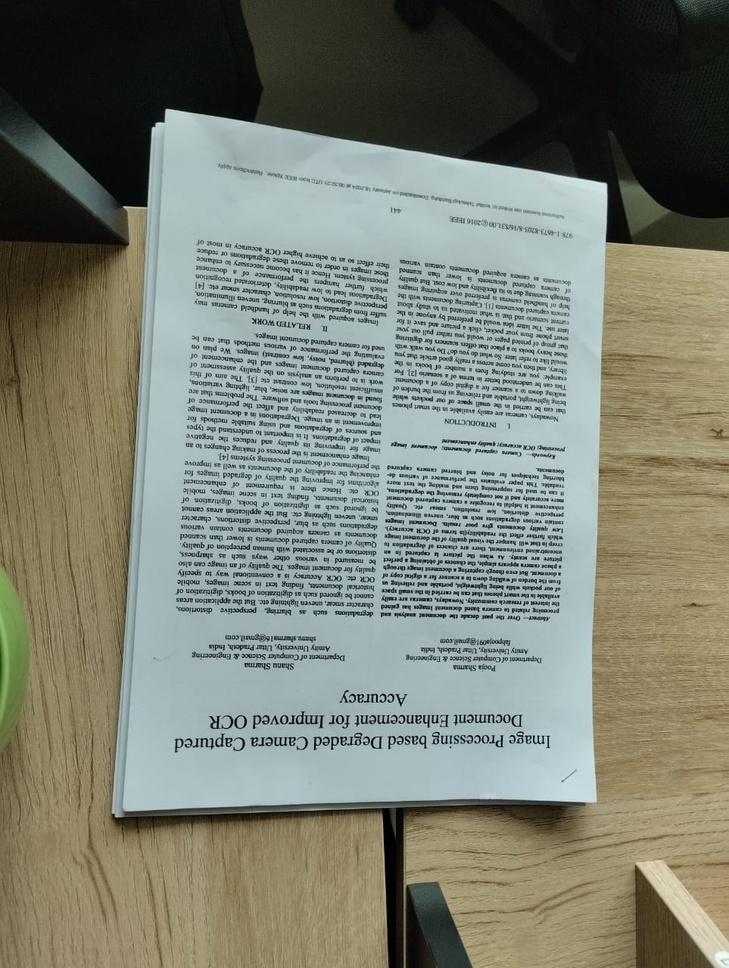
//> input picture 2.jpeg, 729 x 968 px, shrunk from 963 x 1280 before the run
$ ./main   (built with g++ and OpenCV 4)
//> lines starting //> are read from the running program, lines starting //| are printed output that depends on the picture; after the words box and inside, x2 and y2 are one past the last pixel; in counts of white or black regions, pixels touching at a corner belong together
#include <opencv2/opencv.hpp>
#include <opencv2/highgui.hpp>
#include <opencv2/imgproc.hpp>
#include <iostream>
#include <vector>

using namespace cv;
using namespace std;

double angle( Point pt1, Point pt2, Point pt0 ) {
    double dx1 = pt1.x - pt0.x;
    double dy1 = pt1.y - pt0.y;
    double dx2 = pt2.x - pt0.x;
    double dy2 = pt2.y - pt0.y;
    return (dx1*dx2 + dy1*dy2)/sqrt((dx1*dx1 + dy1*dy1)*(dx2*dx2 + dy2*dy2) + 1e-10);
}

void find_squares(Mat& image, vector< vector<Point> >& squares)
{
    // blur will enhance edge detection
    Mat blurred(image);
    medianBlur(image, blurred, 9);

    Mat gray0(blurred.size(), CV_8U), gray;
    vector<vector<Point> > contours;

    // find squares in every color plane of the image
    for (int c = 0; c < 3; c++)
    {
        int ch[] = {c, 0};
        mixChannels(&blurred, 1, &gray0, 1, ch, 1);

        // try several threshold levels
        const int threshold_level = 2;
        for (int l = 0; l < threshold_level; l++)
        {
            // Use Canny instead of zero threshold level!
            // Canny helps to catch squares with gradient shading
            if (l == 0)
            {
                Canny(gray0, gray, 10, 20, 3); //

                // Dilate helps to remove potential holes between edge segments
                dilate(gray, gray, Mat(), Point(-1,-1));
            }
            else
            {
                    gray = gray0 >= (l+1) * 255 / threshold_level;
            }

            // Find contours and store them in a list
            findContours(gray, contours, RETR_LIST, CHAIN_APPROX_SIMPLE);

            // Test contours
            vector<Point> approx;
            for (size_t i = 0; i < contours.size(); i++)
            {
                    // approximate contour with accuracy proportional
                    // to the contour perimeter
                    approxPolyDP(Mat(contours[i]), approx, arcLength(Mat(contours[i]), true)*0.02, true);

                    // Note: absolute value of an area is used because
                    // area may be positive or negative - in accordance with the
                    // contour orientation
                    if (approx.size() == 4 &&
                            fabs(contourArea(Mat(approx))) > 1000 &&
                            isContourConvex(Mat(approx)))
                    {
                            double maxCosine = 0;

                            for (int j = 2; j < 5; j++)
                            {
                                    double cosine = fabs(angle(approx[j%4], approx[j-2], approx[j-1]));
                                    maxCosine = MAX(maxCosine, cosine);
                            }

                            if (maxCosine < 0.3)
                                    squares.push_back(approx);
                    }
            }
        }
    }
}

Mat debugSquares( std::vector<std::vector<Point> > squares, Mat image )
{
    for ( int i = 0; i< squares.size(); i++ ) {
        // draw contour
        drawContours(image, squares, i, Scalar(255,0,0), 1, 8, std::vector<Vec4i>(), 0, Point());

        // draw bounding rect
        Rect rect = boundingRect(Mat(squares[i]));
        rectangle(image, rect.tl(), rect.br(), Scalar(0,255,0), 2, 8, 0);

        // draw rotated rect
        RotatedRect minRect = minAreaRect(Mat(squares[i]));
        Point2f rect_points[4];
        minRect.points( rect_points );
        for ( int j = 0; j < 4; j++ ) {
            line( image, rect_points[j], rect_points[(j+1)%4], Scalar(0,0,255), 1, 8 ); // blue
        }
    }

    return image;
}

int main(){
    Mat image = imread("2.jpeg");  // Replace with the actual path to your image
//> image is the input picture: 968 rows x 729 cols, CV_8UC3; mean B, G, R 114.4, 127, 122.7

    if (image.empty())
    {
        cerr << "Failed to load the image!" << endl;
        return -1;
    }

    vector<vector<Point>> squares;
    find_squares(image, squares);
//> in find_squares, `medianBlur(image, blurred, 9);`:
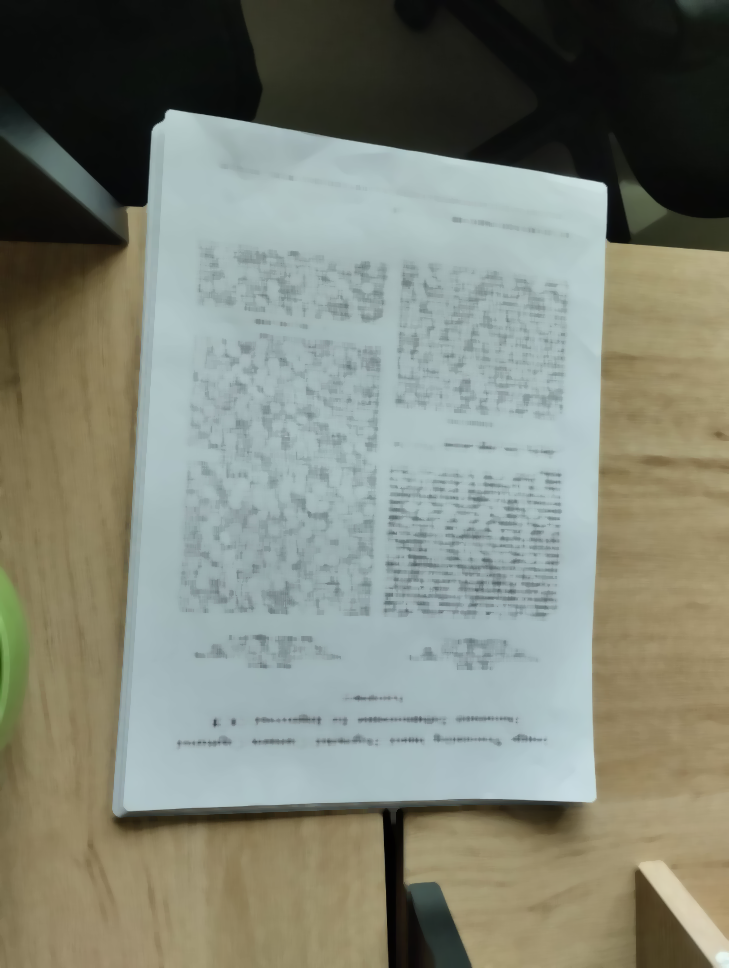
//> image: 968 rows x 729 cols, CV_8UC3; mean B, G, R 118.9, 131.5, 127.2
//> the loop in find_squares, `for (int c = 0; c < 3; c++)` made 3 passes
//> pass 1, in find_squares, `mixChannels(&blurred, 1, &gray0, 1, ch, 1);`:
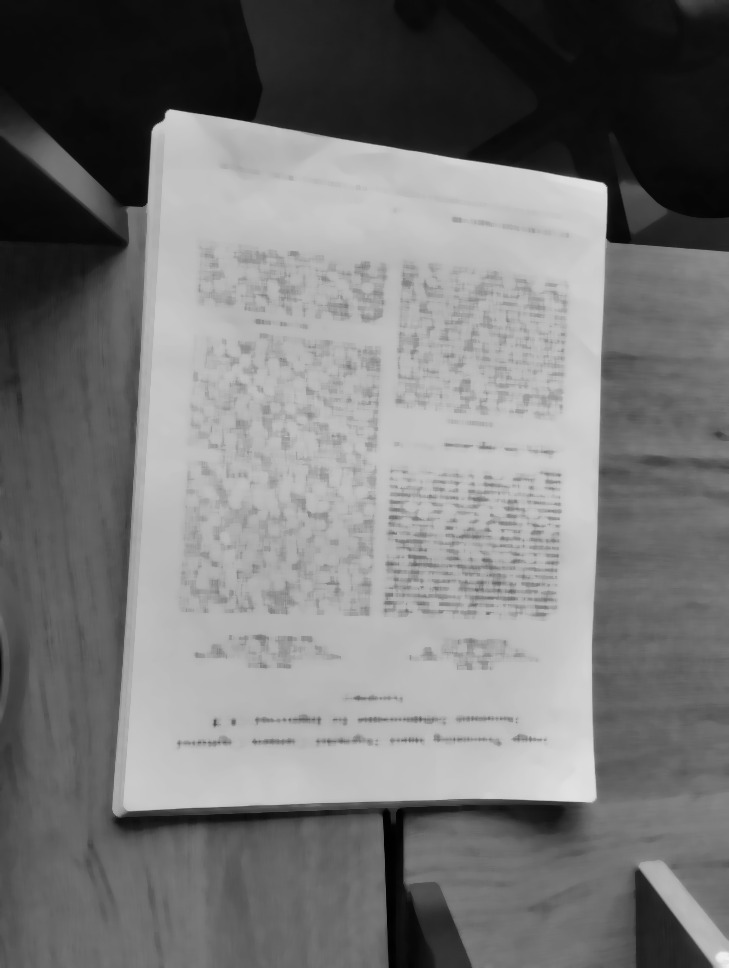
//> gray0: 968 rows x 729 cols, CV_8UC1; min 0, max 240, mean 118.9
//> pass 2, in find_squares, `mixChannels(&blurred, 1, &gray0, 1, ch, 1);`:
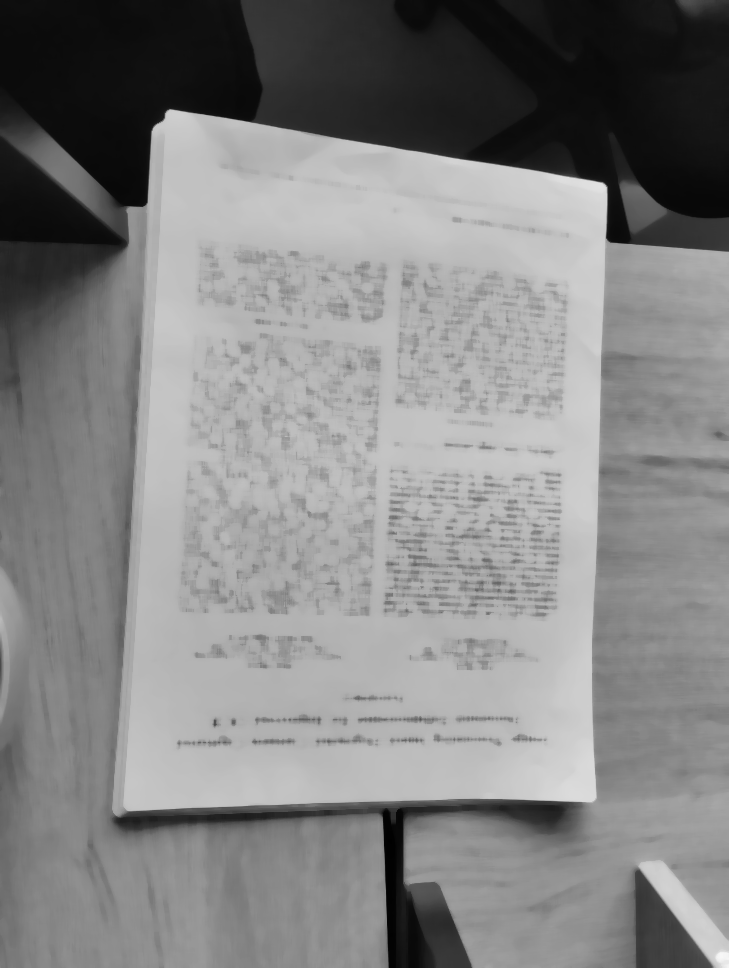
//> gray0: 968 rows x 729 cols, CV_8UC1; min 0, max 247, mean 131.5
//> pass 3, in find_squares, `mixChannels(&blurred, 1, &gray0, 1, ch, 1);`:
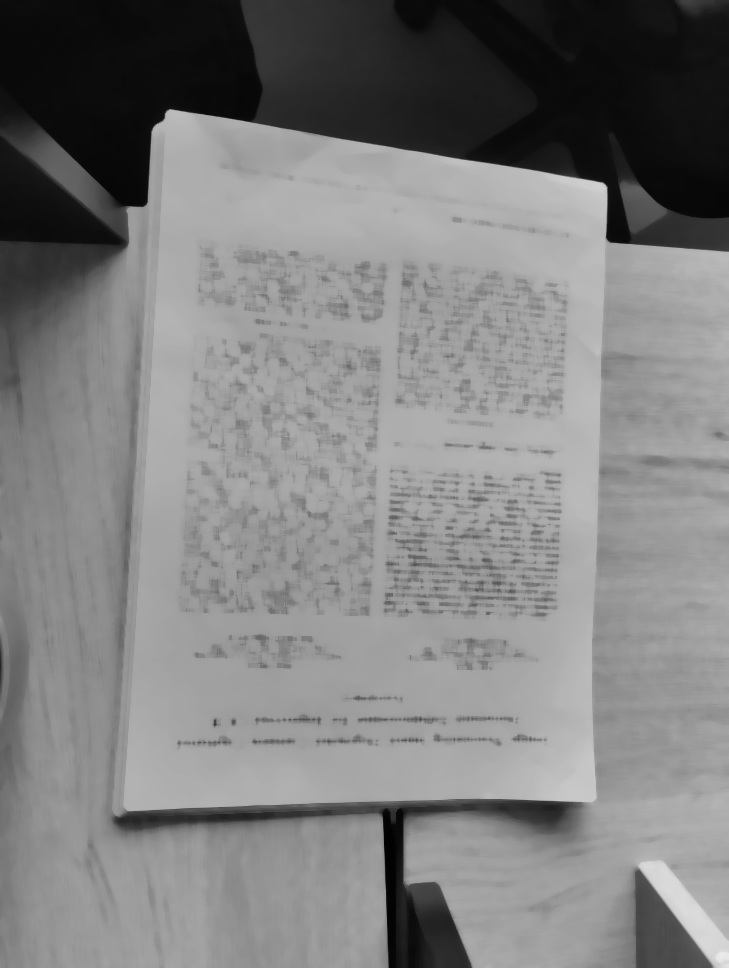
//> gray0: 968 rows x 729 cols, CV_8UC1; min 1, max 234, mean 127.2
//> after the loop in find_squares, `for (int c = 0; c < 3; c++)`: gray: 968 rows x 729 cols, CV_8UC1; every value is 0
//> after the loop in find_squares, `for (int c = 0; c < 3; c++)`: contours = 0 contours; squares = 9 contours; largest, box (x1, y1, x2, y2) and area: (0, 84, 729, 852) 449848, (0, 85, 729, 836) 447628, (100, 0, 729, 968) 375752, (124, 111, 607, 806) 296853, (124, 111, 607, 806) 296853

    image = debugSquares(squares, image);
//> the loop in debugSquares, `for ( int i = 0; i< squares.size(); i++ )` made 9 passes
//> (rect, minRect) on passes 1 to 8: (Rect(384, 465, 177, 154), centre (472, 543), size (153.1, 173.3), angle -89), (Rect(124, 111, 483, 695), centre (378.9, 472.8), size (695.4, 466.7), angle -86.4), (Rect(0, 84, 729, 768), centre (384.1, 445.5), size (717.3, 773.5), angle -3.9), (Rect(124, 111, 483, 695), centre (378.9, 472.8), size (695.4, 466.7), angle -86.4), (Rect(100, 0, 629, 968), centre (355.5, 483.5), size (840.1, 532.5), angle -71.2), (Rect(384, 465, 177, 154), centre (472, 543), size (153.1, 173.3), angle -89), (Rect(178, 335, 205, 282), centre (280, 477.4), size (277.9, 192), angle -87.5), (Rect(124, 111, 483, 695), centre (378.9, 472.8), size (695.4, 466.7), angle -86.4)
//> after the loop in debugSquares, `for ( int i = 0; i< squares.size(); i++ )`:
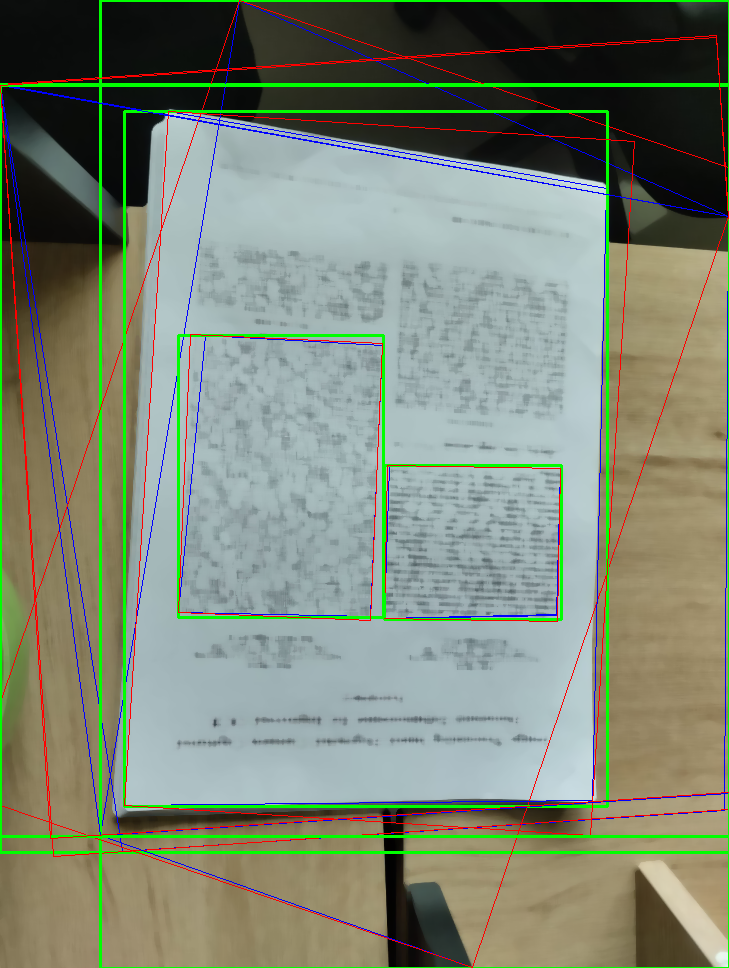
//> image: 968 rows x 729 cols, CV_8UC3; 6.12% of pixels changed, all inside (x1, y1, x2, y2) = (0, 0, 729, 968)

    imshow("Detected Squares", image);
    waitKey(0);

    return 0;
}

$ run again, with 1.jpg copied over 2.jpeg
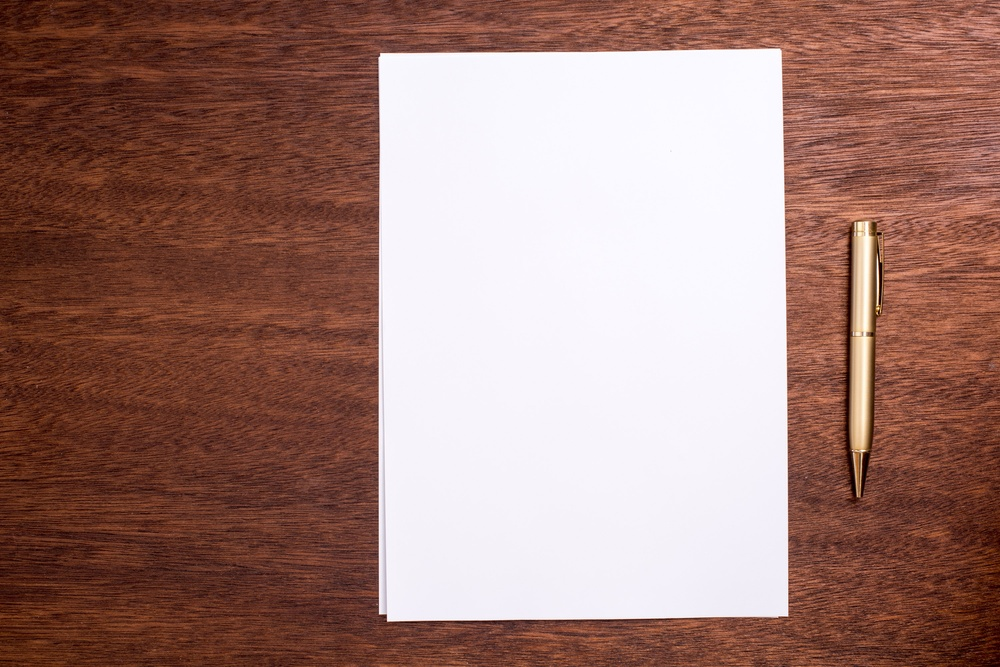
//> input picture 1.jpg, 1000 x 667 px, shrunk from 3000 x 2002 before the run
//> image is the input picture: 667 rows x 1000 cols, CV_8UC3; mean B, G, R 118.4, 126.4, 161
//> the loop in find_squares, `for (int c = 0; c < 3; c++)` made 3 passes
//> pass 3, in find_squares, `mixChannels(&blurred, 1, &gray0, 1, ch, 1);`:
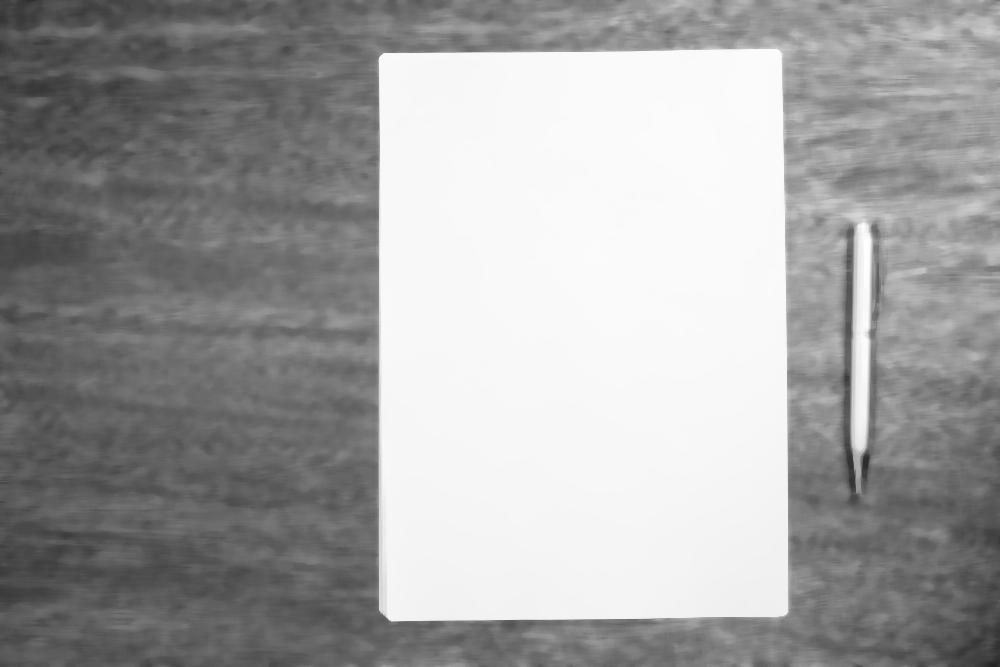
//> gray0: 667 rows x 1000 cols, CV_8UC1; min 37, max 254, mean 161.3
//> after the loop in find_squares, `for (int c = 0; c < 3; c++)`: contours = 0 contours; squares = 5 contours; box (x1, y1, x2, y2) and area: (0, 0, 1000, 667) 658840, (0, 0, 1000, 656) 581606, (379, 50, 788, 620) 222419, (380, 50, 788, 620) 222328, (380, 49, 788, 620) 222255
//> the loop in debugSquares, `for ( int i = 0; i< squares.size(); i++ )` made 5 passes
//> (rect, minRect) on passes 1, 3, 4: (Rect(380, 49, 408, 571), centre (582.5, 334), size (397.1, 561.6), angle -1.2), (Rect(380, 50, 408, 570), centre (583, 334.5), size (397.1, 561.3), angle -1.1), (Rect(379, 50, 409, 570), centre (583, 334.5), size (397.1, 561.3), angle -1.1)
//> after the loop in debugSquares, `for ( int i = 0; i< squares.size(); i++ )`:
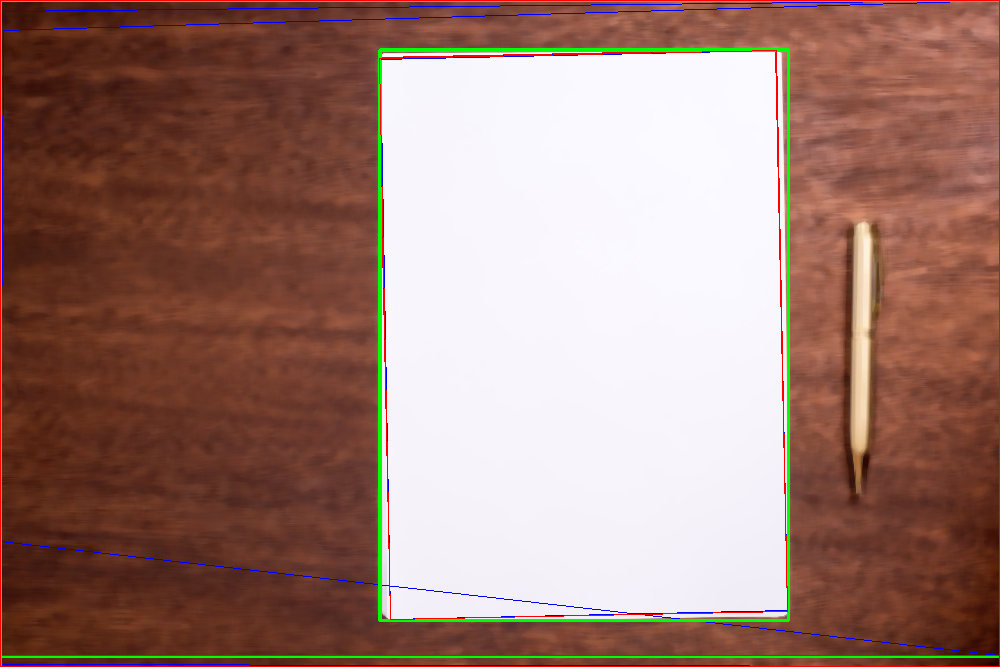
//> image: 667 rows x 1000 cols, CV_8UC3; mean B, G, R 117, 127, 159.1
